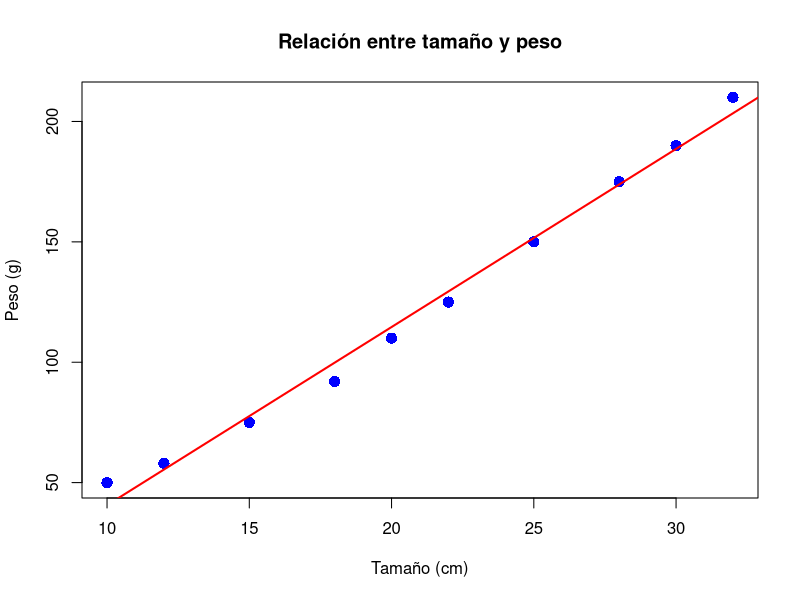
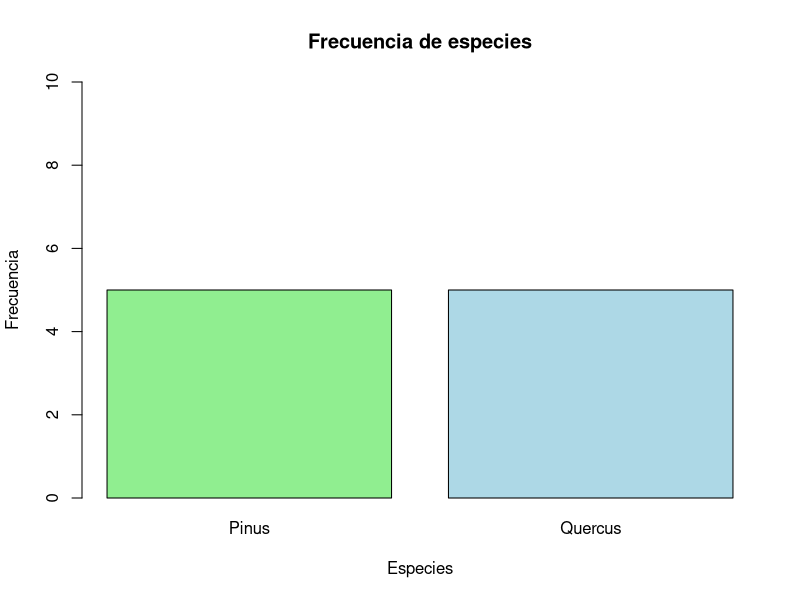
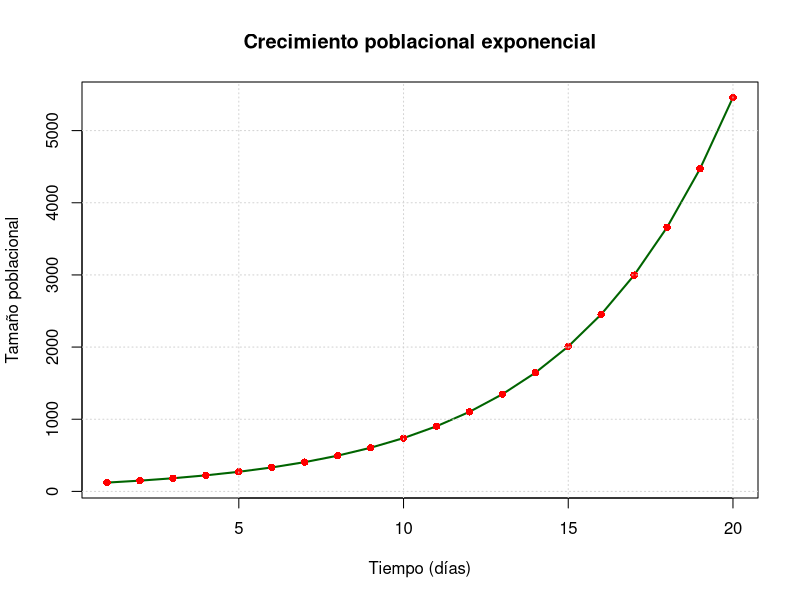
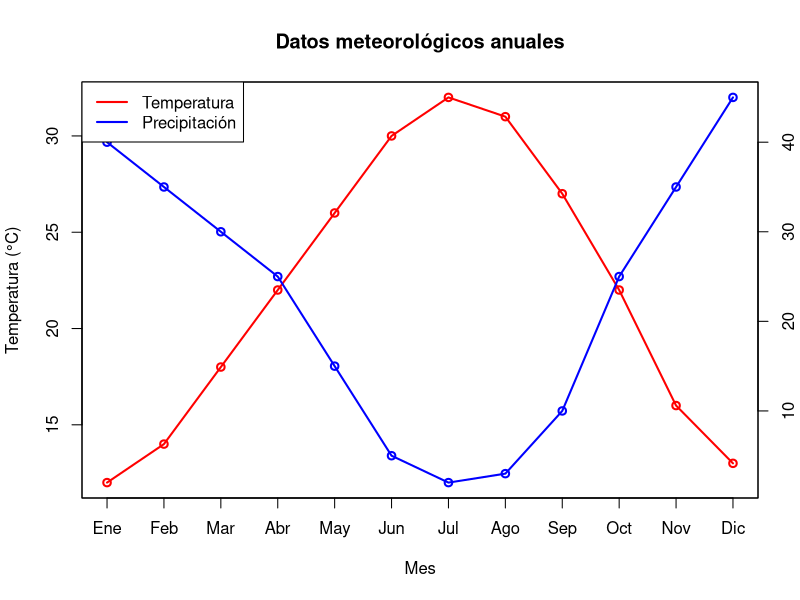
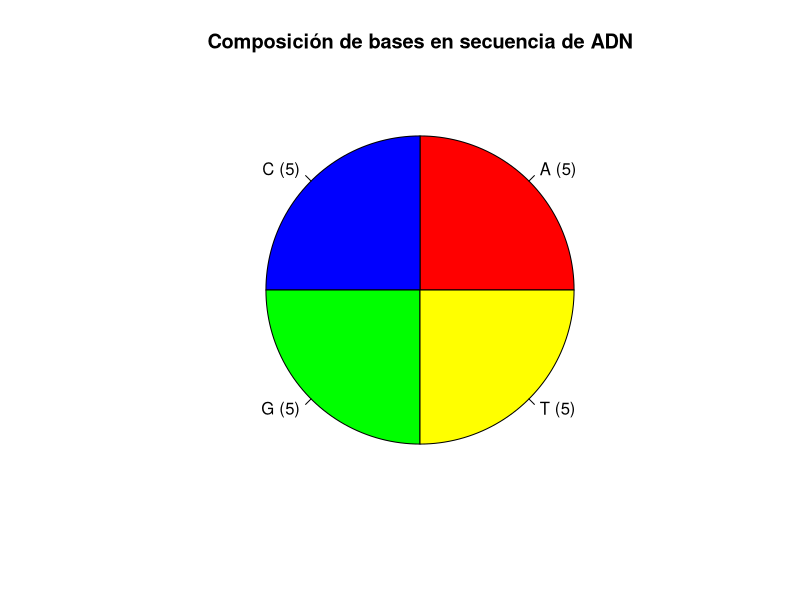
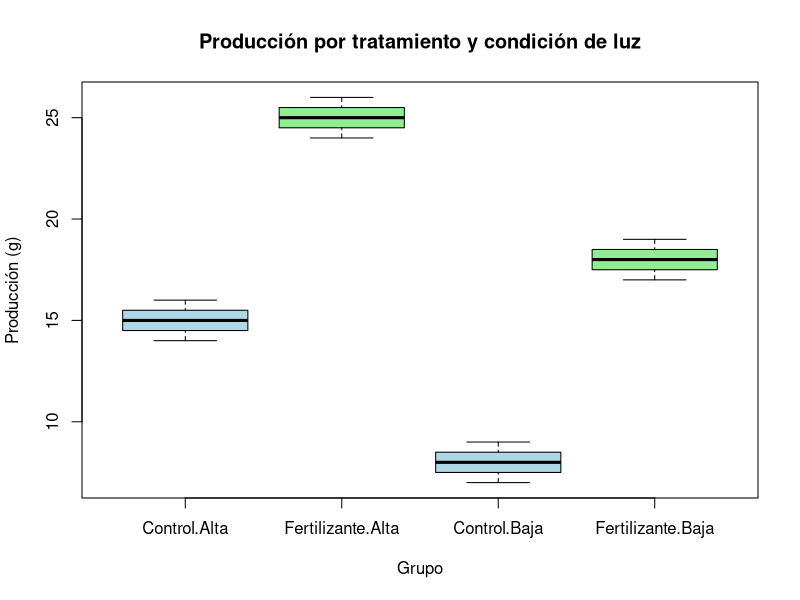
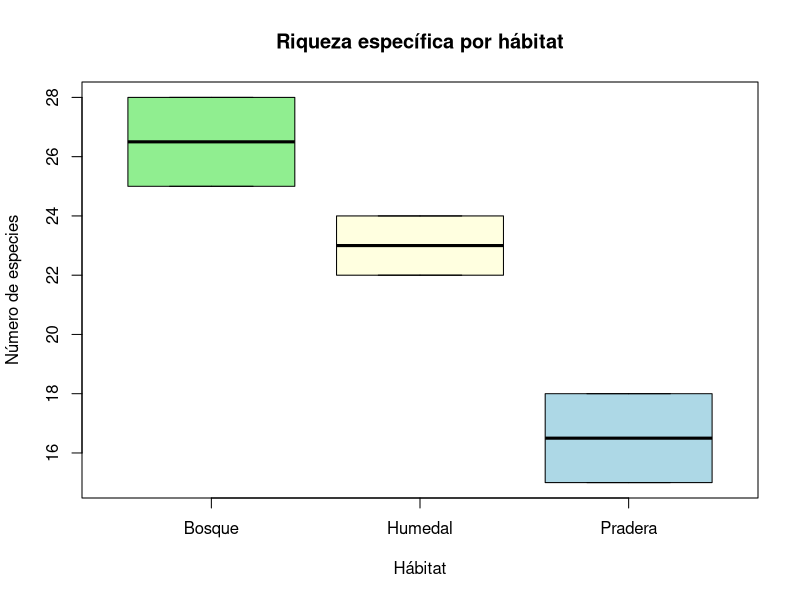
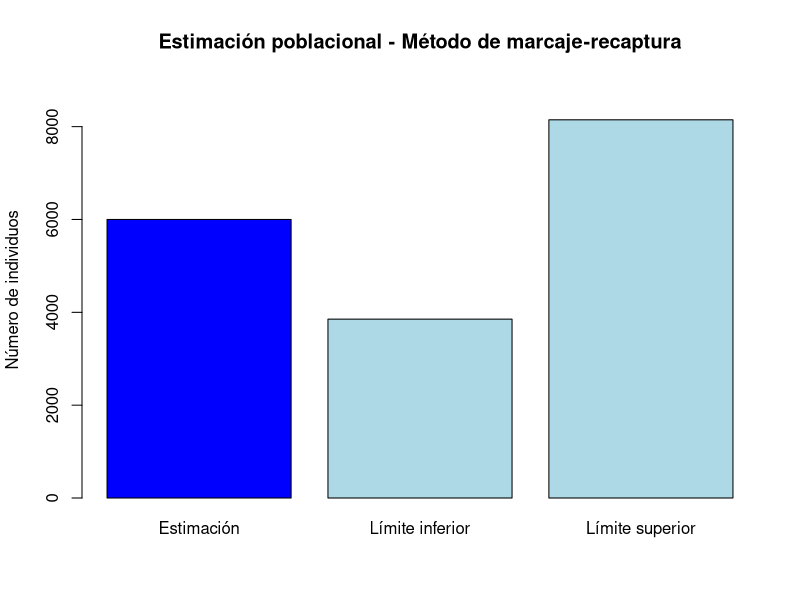

Source code (R) for these figures, in order:
####################################
# Curso: R para Tesis
# Ejemplos de 10 prácticas generales para conocer R 
# Profesor: SMandujanoR
# Última modificación: Septiembre 2, 2025
#####################################

## Sugerencias:

# 1. Ejecuta cada práctica línea por línea para entender qué hace cada comando
# 2. Modifica los valores y observa cómo cambian los resultados
# 3. Experimenta con diferentes parámetros** en las funciones gráficas
# 4. Consulta la ayuda de R usando `?nombre_funcion` para entender mejor cada función
# 5. Practica regularmente para familiarizarte con la sintaxis de R
# 6. Compila todos los ejercicios en formatos HTML, Word y PDF 


#################################
## Práctica 1: Análisis básico de datos de crecimiento de plantas
  
# Datos de altura de plantas (cm) en diferentes tratamientos
tratamiento_A <- c(15.2, 16.8, 14.5, 17.3, 15.9)
tratamiento_B <- c(12.8, 13.5, 14.1, 12.9, 13.7)
class(tratamiento_A)

# Calcular estadísticas descriptivas
mean(tratamiento_A)
sd(tratamiento_A)
min(tratamiento_A)
max(tratamiento_A)

mean(tratamiento_B)
sd(tratamiento_B)

# Otra forma de ver los mismos resultados
cat("TRATAMIENTO A:\n")
cat("Media:", mean(tratamiento_A), "cm\n")
cat("Desviación estándar:", sd(tratamiento_A), "cm\n")
cat("Mínimo:", min(tratamiento_A), "cm\n")
cat("Máximo:", max(tratamiento_A), "cm\n\n")

# Prueba t para comparar los tratamientos
resultado_t <- t.test(tratamiento_A, tratamiento_B)
cat("\nPrueba t:\n")
resultado_t


#################################
## Práctica 2: Gráfico de dispersión. Relación entre variables biológicas

# Datos de relación entre tamaño y peso en una especie
tamaño <- c(10, 12, 15, 18, 20, 22, 25, 28, 30, 32)
peso <- c(50, 58, 75, 92, 110, 125, 150, 175, 190, 210)

# Crear gráfico de dispersión
plot(tamaño, peso, 
     main = "Relación entre tamaño y peso",
     xlab = "Tamaño (cm)", 
     ylab = "Peso (g)",
     pch = 16, 
     col = "blue",
     cex = 1.5)

# Añadir línea de tendencia
abline(lm(peso ~ tamaño), col = "red", lwd = 2)

# Calcular correlación
correlacion <- cor(tamaño, peso)
cat("Coeficiente de correlación:", round(correlacion, 3))


#################################
## Práctica 3: Análisis de frecuencia de especies en un muestreo

# Datos de conteo de especies en un transecto
especies <- c("Quercus", "Pinus", "Quercus", "Pinus", "Quercus", "Pinus", "Quercus", "Pinus", "Quercus", "Pinus")
conteo <- c(15, 8, 12, 10, 18, 9, 14, 11, 16, 7)

# Crear tabla de frecuencias
tabla_frecuencias <- table(especies)
cat("Frecuencia de especies:\n")
tabla_frecuencias

# Gráfico de barras
barplot(tabla_frecuencias, 
        main = "Frecuencia de especies",
        xlab = "Especies",
        ylab = "Frecuencia",
        col = c("lightgreen", "lightblue"),
        ylim = c(0, max(tabla_frecuencias) + 5))

# Porcentajes
porcentajes <- prop.table(tabla_frecuencias) * 100
cat("\nPorcentajes:\n")
print(round(porcentajes, 1))


#################################
## Práctica 4: Simulación de crecimiento poblacional

# Simulación de crecimiento exponencial
poblacion_inicial <- 100
tasa_crecimiento <- 0.2
tiempo <- 1:20

# Calcular población a lo largo del tiempo
(poblacion <- poblacion_inicial * exp(tasa_crecimiento * tiempo))

# Graficar crecimiento
plot(tiempo, poblacion, 
     type = "l", 
     lwd = 2,
     col = "darkgreen",
     main = "Crecimiento poblacional exponencial",
     xlab = "Tiempo (días)",
     ylab = "Tamaño poblacional")

points(tiempo, poblacion, pch = 16, col = "red")

# Añadir grid
grid()

cat("Población final:", round(poblacion[20]), "individuos\n")


#################################
## Práctica 5: Análisis de datos meteorológicos

# Datos de temperatura mensual promedio
meses <- c("Ene", "Feb", "Mar", "Abr", "May", "Jun", "Jul", "Ago", "Sep", "Oct", "Nov", "Dic")
temperatura <- c(12, 14, 18, 22, 26, 30, 32, 31, 27, 22, 16, 13)
precipitacion <- c(40, 35, 30, 25, 15, 5, 2, 3, 10, 25, 35, 45)

# Gráfico de líneas para temperatura
plot(1:12, temperatura, 
     type = "o", 
     col = "red", 
     lwd = 2,
     xlab = "Mes", 
     ylab = "Temperatura (°C)",
     main = "Datos meteorológicos anuales",
     xaxt = "n")
axis(1, at = 1:12, labels = meses)

# Añadir precipitación en segundo eje
par(new = TRUE)
plot(1:12, precipitacion, 
     type = "o", 
     col = "blue", 
     lwd = 2,
     xaxt = "n", 
     yaxt = "n",
     xlab = "", 
     ylab = "")
axis(4)
mtext("Precipitación (mm)", side = 4, line = 3)

# Leyenda
legend("topleft", 
       legend = c("Temperatura", "Precipitación"),
       col = c("red", "blue"),
       lwd = 2)


#################################
## Práctica 6: Análisis de datos de ADN - Frecuencia de bases

# Secuencia de ADN ejemplo
secuencia_adn <- c("A", "T", "C", "G", "A", "T", "G", "C", "A", "A", "T", "T", "C", "G", "G", "C", "A", "T", "G", "C")

# Calcular frecuencia de bases
frecuencia_bases <- table(secuencia_adn)
cat("Frecuencia de bases nitrogenadas:\n")
print(frecuencia_bases)

# Gráfico de torta
pie(frecuencia_bases, 
    main = "Composición de bases en secuencia de ADN",
    col = c("red", "blue", "green", "yellow"),
    labels = paste0(names(frecuencia_bases), " (", frecuencia_bases, ")"))


#################################
## Práctica 7: Análisis de datos de experimento con dos factores

# Datos de producción bajo diferentes condiciones
tratamiento <- rep(c("Control", "Fertilizante"), each = 6)
luz <- rep(rep(c("Alta", "Baja"), each = 3), 2)
produccion <- c(15, 16, 14, 8, 9, 7,  # Control
                25, 26, 24, 18, 19, 17) # Fertilizante

# Crear data frame
datos <- data.frame(tratamiento, luz, produccion)
View(datos)

# Estadísticas por grupo
cat("Estadísticas descriptivas:\n")
aggregate(produccion ~ tratamiento + luz, data = datos, FUN = mean)

# Boxplot comparativo
boxplot(produccion ~ tratamiento * luz, 
        data = datos,
        col = c("lightblue", "lightgreen"),
        main = "Producción por tratamiento y condición de luz",
        xlab = "Grupo",
        ylab = "Producción (g)")


#################################
## Práctica 8: Simulación de herencia genética

# Simulación de cruzamiento dihíbrido (9:3:3:1)
set.seed(123) # Para resultados reproducibles

# Generar 160 descendientes según proporción mendeliana
fenotipos <- sample(c("Doble dominante", "Dominante1", "Dominante2", "Recesivo"),
                    size = 160, 
                    replace = TRUE,
                    prob = c(9/16, 3/16, 3/16, 1/16))

# Tabla de frecuencias observadas
observado <- table(fenotipos)
cat("Frecuencias observadas:\n")
print(observado)

# Frecuencias esperadas (teóricas)
esperado <- c(90, 30, 30, 10) # 160 * proporciones
names(esperado) <- names(observado)

cat("\nFrecuencias esperadas:\n")
print(esperado)

# Prueba chi-cuadrado
chi_cuadrado <- chisq.test(observado, p = c(9/16, 3/16, 3/16, 1/16))
cat("\nPrueba de chi-cuadrado:\n")
print(chi_cuadrado)


#################################
## Práctica 9: Análisis de datos de biodiversidad

# Datos de riqueza específica en diferentes hábitats
habitats <- c("Bosque", "Pradera", "Humedal", "Bosque", "Pradera", "Humedal")
riqueza <- c(25, 18, 22, 28, 15, 24)

# Crear data frame
datos_biodiversidad <- data.frame(habitat = habitats, riqueza = riqueza)

# Análisis de varianza (ANOVA)
anova_resultado <- aov(riqueza ~ habitat, data = datos_biodiversidad)
cat("ANOVA - Comparación de riqueza entre hábitats:\n")
summary(anova_resultado)

# Gráfico de cajas
boxplot(riqueza ~ habitat, 
        data = datos_biodiversidad,
        col = c("lightgreen", "lightyellow", "lightblue"),
        main = "Riqueza específica por hábitat",
        xlab = "Hábitat",
        ylab = "Número de especies")

# Test de Tukey para comparaciones múltiples
if (summary(anova_resultado)[[1]][1,5] < 0.05) {
  cat("\nComparaciones post-hoc (Tukey HSD):\n")
  print(TukeyHSD(anova_resultado))
}

# OJO
str(summary(anova_resultado))

#################################
## Práctica 10: Análisis de datos de marcaje-recaptura

# Datos de estimación poblacional con Lincoln-Petersen
N <- 1000  # Población total marcada
n <- 150   # Total recapturado
m <- 25    # Marcados recapturados

# Estimación de población total (fórmula de Lincoln-Petersen)
P_estimada <- (N * n) / m
cat("Estimación de población total:", round(P_estimada), "individuos\n")

# Intervalo de confianza (aproximado)
error_estandar <- sqrt((N^2 * n * (n - m)) / (m^3))
limite_inferior <- P_estimada - 1.96 * error_estandar
limite_superior <- P_estimada + 1.96 * error_estandar

cat("Intervalo de confianza 95%: [", round(limite_inferior), "-", 
    round(limite_superior), "]\n")

# Gráfico de la estimación
estimaciones <- c(P_estimada, limite_inferior, limite_superior)
nombres <- c("Estimación", "Límite inferior", "Límite superior")

barplot(estimaciones, 
        names.arg = nombres,
        col = c("blue", "lightblue", "lightblue"),
        main = "Estimación poblacional - Método de marcaje-recaptura",
        ylab = "Número de individuos",
        ylim = c(0, max(estimaciones) * 1.1))

#####################################
# FIN SCRIPT
rm(list = ls())
dev.off()
